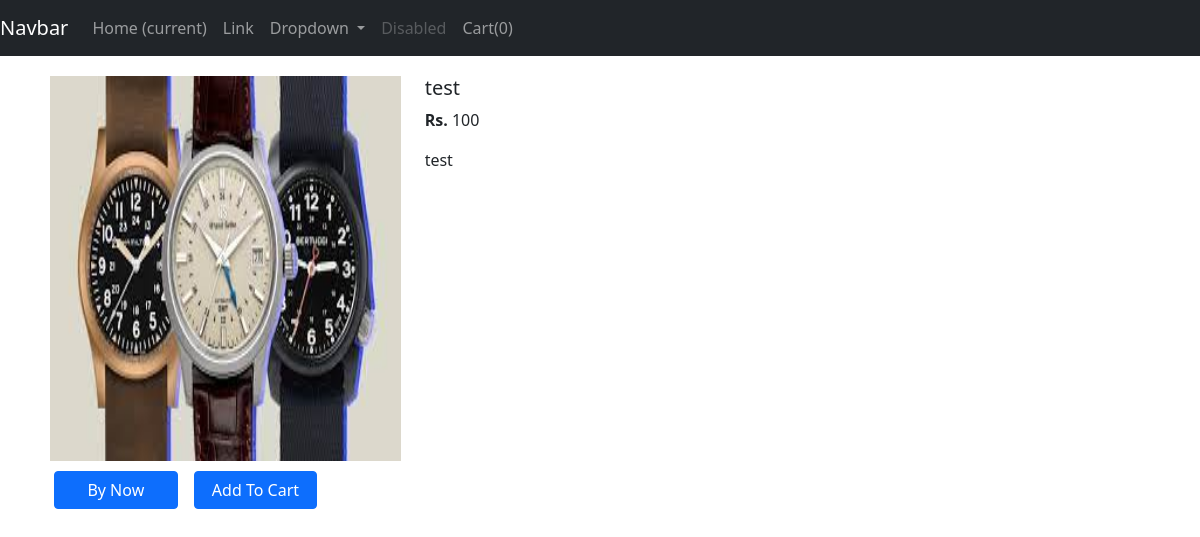
The page /shop/products/19 on the database as committed earlier.
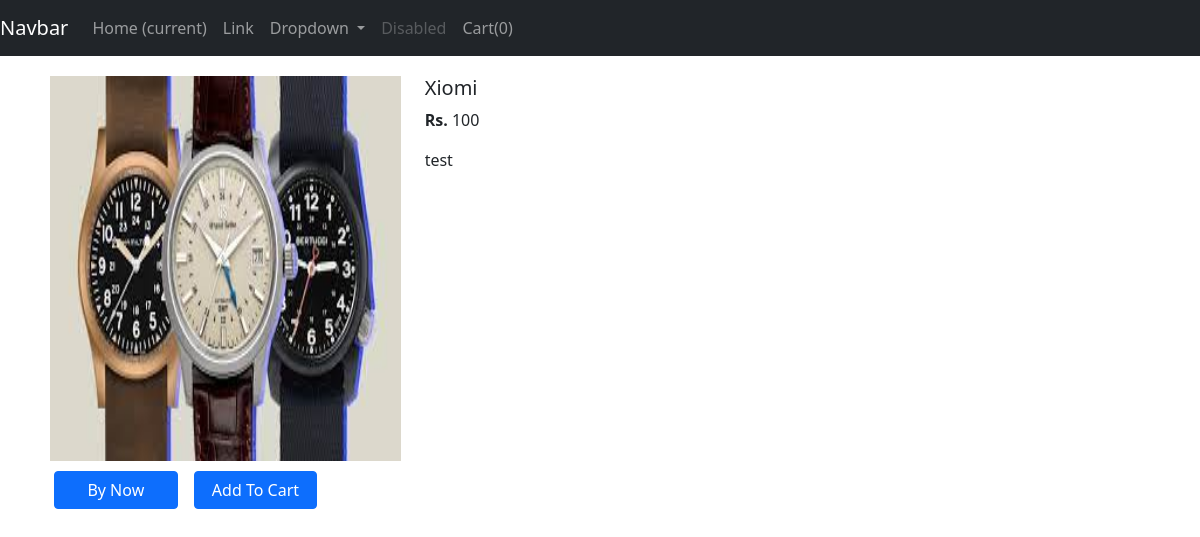
The same page on the database as committed later.
### shop/models.py (models this page shows)
class Product(models.Model):
    product_id = models.AutoField
    product_name = models.CharField(max_length =50)
    category = models.CharField(max_length=50,default= "")
    sub_category = models.CharField(max_length=50,default="")
    price = models.IntegerField(default=0)
    desc = models.CharField(max_length=300)
    pub_date = models.DateField()
    image = models.ImageField(upload_to ="shop/images",default="")
    def __str__(self):
        return self.product_name

### shop/views.py (the view)
# urls.py: path('products/<int:id>', views.productView,name='ProductView'),
def productView(request,id):
    product = Product.objects.filter(id=id)
    print(product)
    return render(request,'shop/productView.html',{'product':product[0]})

### shop/templates/shop/productView.html (shortened to what this page needs)
{%extends 'shop/basic.html'%}
{% block body %}
  <div class="container" style="padding: 20px;">
        <div class="row">
            <div class="col-md-4">
                <div class="row">
                   <img src="/{{product.image}}" width="233" height="385">
                </div>
                <div class="row" style="margin-top:10px;align-items: center;">
                    <button type="button" class="btn btn-primary mx-3 " style="width: 33%;">By Now</button>
                    <button type="button" id="pr{{i.id}}" class="btn btn-primary" style="width: 33%;">Add To Cart</button>
                </div>
            </div>
            <div class="col-md-8">
                <h5>{{product.product_name}}</h5>
                <p><b>Rs. </b>{{product.price}}</p>
                <p>{{product.desc}}</p>
            </div>
        </div>
    </div>
{% endblock %}

Rows that differ between the two databases and show on the page:
changed Product "test": product_name "test" → "Xiomi"
